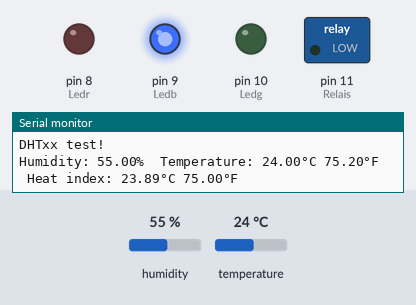
Recording of a sketch running on a simulated Arduino Uno, built with avr-gcc and run on an emulated ATmega328P. Parts: switched loads named in the sketch (green lamp = pin HIGH), output pins drawn as LEDs (lit = HIGH), the last lines printed to the serial monitor. The inputs (shaded band) are chosen by the test bench; at power-on: temperature 24 °C, humidity 55 %.

Above: at 11.8 s.
11.9 s: temperature set to 39 °C
25.9 s: temperature set to 42 °C
At 35.2 s:
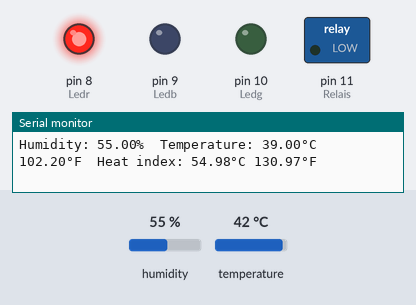
35.9 s: temperature set to 12 °C
At 42.1 s:
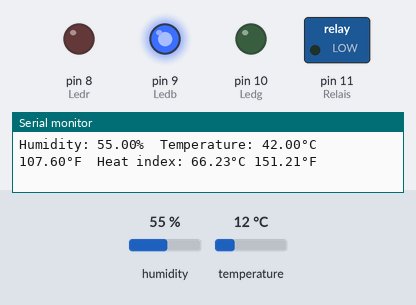
45.9 s: temperature set to 41 °C
At 54.0 s:
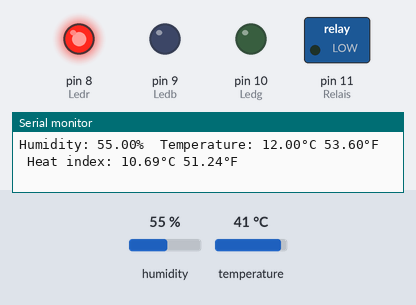
Timing chart, 0 to 55.5 s (numbered marks = the images above; inputs shaded):
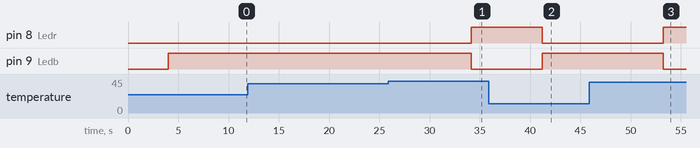

Measured:
- the behaviour switches between 40 and 41 °C on temperature (found by bisection; images 0 and 1)
- after the input at 25.9 s, pin 8 (Ledr): LOW → HIGH after 8.2 s; pin 9 (Ledb): HIGH → LOW after 8.2 s
- after the input at 35.9 s, pin 8 (Ledr): goes on until 41.2 s, then stays LOW; pin 9 (Ledb): goes on until 41.2 s, then stays HIGH
- after the input at 45.9 s, pin 8 (Ledr): LOW → HIGH after 7.3 s; pin 9 (Ledb): HIGH → LOW after 7.3 s

The sketch:

Ladeger_t.ino
```cpp
// Example testing sketch for various DHT humidity/temperature sensors
// Written by ladyada, public domain

// REQUIRES the following Arduino libraries:
// - DHT Sensor Library: https://github.com/adafruit/DHT-sensor-library
// - Adafruit Unified Sensor Lib: https://github.com/adafruit/Adafruit_Sensor
int Relais = 11;
int Ledg = 10;
int Ledb = 9;
int Ledr = 8;
#include "DHT.h"

#define DHTPIN 12     // Digital pin connected to the DHT sensor
// Feather HUZZAH ESP8266 note: use pins 3, 4, 5, 12, 13 or 14 --
// Pin 15 can work but DHT must be disconnected during program upload.

// Uncomment whatever type you're using!
#define DHTTYPE DHT11   // DHT 11
//#define DHTTYPE DHT22   // DHT 22  (AM2302), AM2321
//#define DHTTYPE DHT21   // DHT 21 (AM2301)

// Connect pin 1 (on the left) of the sensor to +5V
// NOTE: If using a board with 3.3V logic like an Arduino Due connect pin 1
// to 3.3V instead of 5V!
// Connect pin 2 of the sensor to whatever your DHTPIN is
// Connect pin 4 (on the right) of the sensor to GROUND
// Connect a 10K resistor from pin 2 (data) to pin 1 (power) of the sensor

// Initialize DHT sensor.
// Note that older versions of this library took an optional third parameter to
// tweak the timings for faster processors.  This parameter is no longer needed
// as the current DHT reading algorithm adjusts itself to work on faster procs.
DHT dht(DHTPIN, DHTTYPE);

void setup() {
  Serial.begin(9600);
  Serial.println(F("DHTxx test!"));
pinMode(Relais, OUTPUT);
pinMode(Ledg, OUTPUT);
pinMode(Ledb, OUTPUT);
pinMode(Ledr, OUTPUT);
  dht.begin();
}

void loop() {
  // Wait a few seconds between measurements.
  delay(2000);

  // Reading temperature or humidity takes about 250 milliseconds!
  // Sensor readings may also be up to 2 seconds 'old' (its a very slow sensor)
  float h = dht.readHumidity();
  // Read temperature as Celsius (the default)
  float t = dht.readTemperature();
  // Read temperature as Fahrenheit (isFahrenheit = true)
  float f = dht.readTemperature(true);

  // Check if any reads failed and exit early (to try again).
  if (isnan(h) || isnan(t) || isnan(f)) {
    Serial.println(F("Failed to read from DHT sensor!"));
    return;
  }

  // Compute heat index in Fahrenheit (the default)
  float hif = dht.computeHeatIndex(f, h);
  // Compute heat index in Celsius (isFahreheit = false)
  float hic = dht.computeHeatIndex(t, h, false);
if (t <40 ||t>30) {

}
delay(1000);
delay(1000);digitalWrite(Relais, LOW);
analogWrite(Ledr, 0);
analogWrite(Ledg, 0);
analogWrite(Ledb, 255);
delay(1000);
if (t >0 ||t <30) {
digitalWrite(Relais, LOW);
analogWrite(Ledr, 0);
analogWrite(Ledb, 0);
analogWrite(Ledg, 255);
}

if (t >30 ||t <40) {
digitalWrite(Relais, LOW);
analogWrite(Ledr, 0);
analogWrite(Ledb, 255);
analogWrite(Ledg, 0);
delay(1000);
}
delay(1000);
if (t >40) {
digitalWrite(Relais, LOW);
analogWrite(Ledr, 255);
analogWrite(Ledb, 0);
analogWrite(Ledg, 0);
delay(1000);
}
delay(1000);
if (t >46) {
digitalWrite(Relais, HIGH);
analogWrite(Ledr, 255);
analogWrite(Ledb, 0);
analogWrite(Ledg, 0);
delay(10000);
}
delay(1000);
  Serial.print(F("Humidity: "));
  Serial.print(h);
  Serial.print(F("%  Temperature: "));
  Serial.print(t);
  Serial.print(F("°C "));
  Serial.print(f);
  Serial.print(F("°F  Heat index: "));
  Serial.print(hic);
  Serial.print(F("°C "));
  Serial.print(hif);
  Serial.println(F("°F"));
}
```
